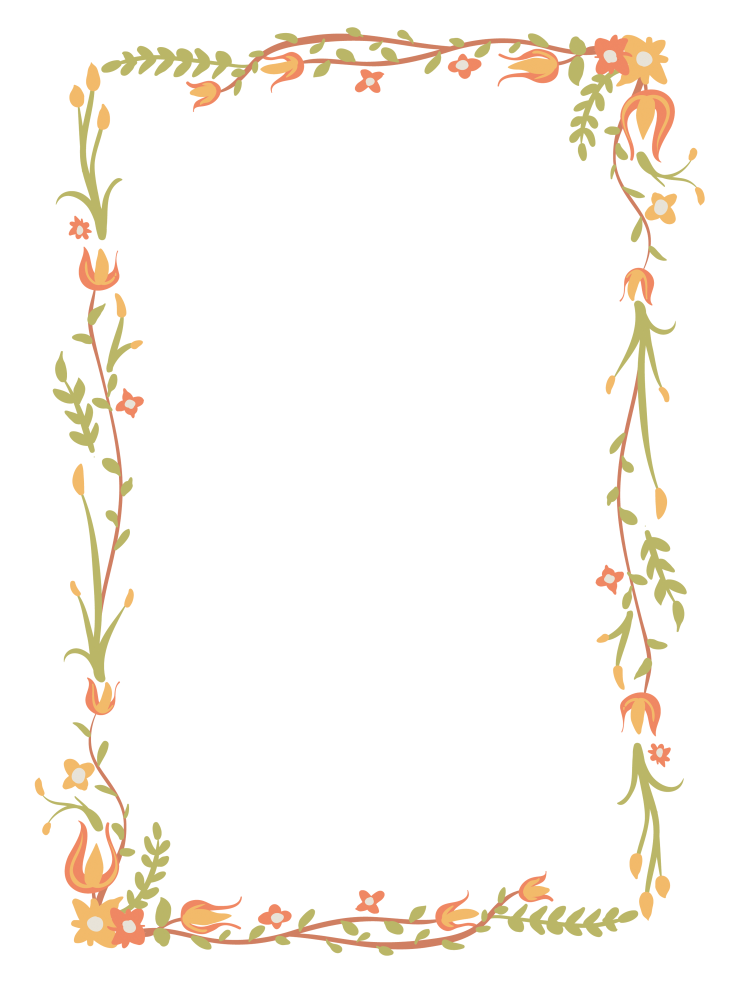
#> input picture import/frame/13.png, 2954 x 3937 px (shown at 1/4 size)
$ python -i paste_buttons.py   (imports and definitions only)   (older library calls are emulated)
#> lines starting #> are read from the running program, lines starting #| are printed output that depends on the picture
# import PIL module
from screeninfo import get_monitors
from PIL import Image
import numpy as np
import cv2 as cv

# screen dimintions
screen_width = get_monitors()[0].width
screen_height = get_monitors()[0].height
# [1 line that did not run here, left out]

def paste_buttons(back,front_left=None,front_right=None,front_midel =None):

#> called with back = 'import/frame/13.png'
    background = Image.open(back)
#> background is the input picture: PIL image 2954x3937 RGBA; mean R, G, B, A 246, 237.2, 224.8, 97.2
    background = background.convert("RGBA")

    if front_left :
        position = (0, 0)
        frontImage = Image.open(front_left)
        frontImage = frontImage.resize((int(unite*1.5), unite), Image.ANTIALIAS)
        frontImage = frontImage.convert("RGBA")
        background.paste(frontImage, position, frontImage)

    if front_right :
        frontImage2 = Image.open(front_right)
        frontImage2 = frontImage2.resize((int(unite*1.5), unite), Image.ANTIALIAS)
        frontImage2 = frontImage2.convert("RGBA")
        position = (int((background.width*.99)-(frontImage2.width)), int(0))
        background.paste(frontImage2, position, frontImage2)

    if front_midel  :
        frontImage3 = Image.open(front_midel )
        frontImage3 = frontImage3.resize((int(unite*1.5), unite), Image.ANTIALIAS)
        frontImage3 = frontImage3.convert("RGBA")
        position = (int((background.width*.99)-(frontImage3.width)), int(0))
        background.paste(frontImage3, position, frontImage3)

    #converting BRG img fromate  to RGB img fromate which working with cv
    img = np.asarray(background)
    img = cv.cvtColor(img, cv.COLOR_BGR2RGB)
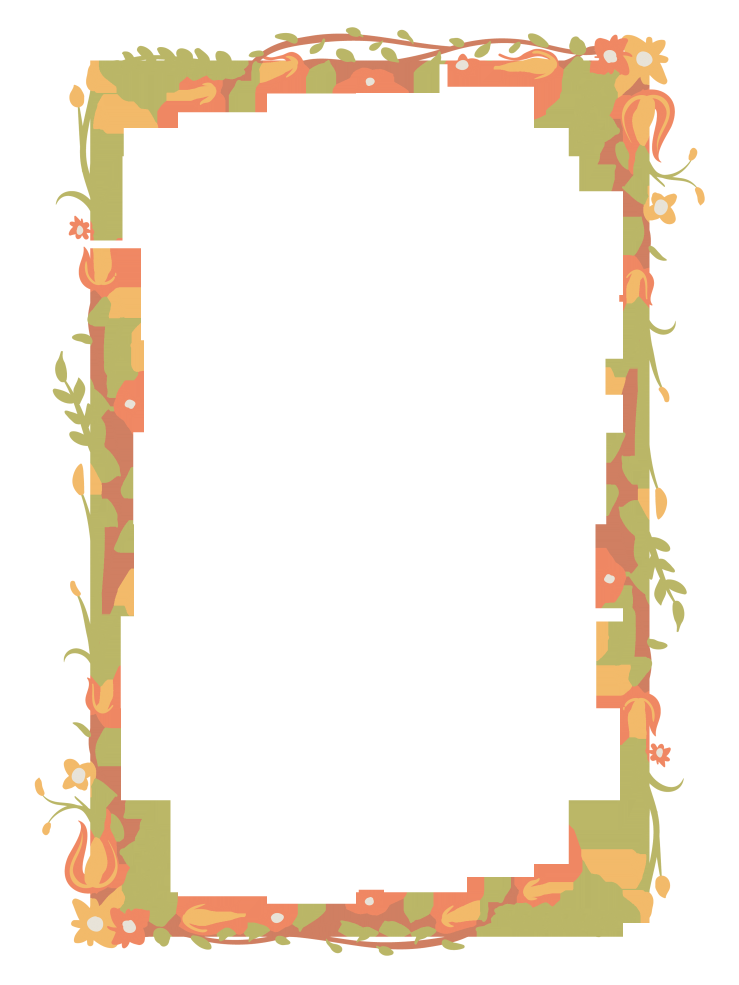
#> img: shape (3937, 2954, 3) (shown at 1/4 size); mean B, G, R 224.8, 237.2, 246

    return img

>>> result = paste_buttons('import/frame/13.png')
